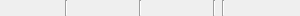
<?xml version="1.0" encoding="UTF-8"?>
<ui version="4.0">
 <class>StatusBarPanel</class>
 <widget class="QWidget" name="StatusBarPanel">
  <property name="geometry">
   <rect>
    <x>0</x>
    <y>0</y>
    <width>300</width>
    <height>16</height>
   </rect>
  </property>
  <property name="windowTitle">
   <string>Form</string>
  </property>
  <layout class="QHBoxLayout" name="horizontalLayout">
   <property name="leftMargin">
    <number>0</number>
   </property>
   <property name="topMargin">
    <number>0</number>
   </property>
   <property name="rightMargin">
    <number>0</number>
   </property>
   <property name="bottomMargin">
    <number>0</number>
   </property>
   <item>
    <widget class="QLabel" name="zoneModeLabel">
     <property name="sizePolicy">
      <sizepolicy hsizetype="Minimum" vsizetype="Minimum">
       <horstretch>0</horstretch>
       <verstretch>0</verstretch>
      </sizepolicy>
     </property>
     <property name="minimumSize">
      <size>
       <width>16</width>
       <height>16</height>
      </size>
     </property>
     <property name="toolTip">
      <string>Zone creation mode.</string>
     </property>
     <property name="statusTip">
      <string>The type of a new zone created.</string>
     </property>
     <property name="alignment">
      <set>Qt::AlignRight|Qt::AlignTrailing|Qt::AlignVCenter</set>
     </property>
    </widget>
   </item>
   <item>
    <widget class="Line" name="zoneModeLine">
     <property name="orientation">
      <enum>Qt::Vertical</enum>
     </property>
    </widget>
   </item>
   <item>
    <widget class="QLabel" name="mousePosLabel">
     <property name="sizePolicy">
      <sizepolicy hsizetype="Minimum" vsizetype="Minimum">
       <horstretch>0</horstretch>
       <verstretch>0</verstretch>
      </sizepolicy>
     </property>
     <property name="minimumSize">
      <size>
       <width>0</width>
       <height>0</height>
      </size>
     </property>
     <property name="toolTip">
      <string>Mouse position.</string>
     </property>
     <property name="statusTip">
      <string>Mouse position relative to page.</string>
     </property>
     <property name="alignment">
      <set>Qt::AlignRight|Qt::AlignTrailing|Qt::AlignVCenter</set>
     </property>
    </widget>
   </item>
   <item>
    <widget class="Line" name="mousePosLine">
     <property name="orientation">
      <enum>Qt::Vertical</enum>
     </property>
    </widget>
   </item>
   <item>
    <widget class="QLabel" name="physSizeLabel">
     <property name="sizePolicy">
      <sizepolicy hsizetype="Minimum" vsizetype="Minimum">
       <horstretch>0</horstretch>
       <verstretch>0</verstretch>
      </sizepolicy>
     </property>
     <property name="minimumSize">
      <size>
       <width>0</width>
       <height>0</height>
      </size>
     </property>
     <property name="toolTip">
      <string>Image size.</string>
     </property>
     <property name="statusTip">
      <string>Image size in current units.</string>
     </property>
     <property name="alignment">
      <set>Qt::AlignCenter</set>
     </property>
     <property name="textInteractionFlags">
      <set>Qt::LinksAccessibleByMouse|Qt::TextSelectableByMouse</set>
     </property>
    </widget>
   </item>
   <item>
    <widget class="Line" name="physSizeLine">
     <property name="orientation">
      <enum>Qt::Vertical</enum>
     </property>
    </widget>
   </item>
   <item>
    <widget class="Line" name="pageInfoLine">
     <property name="orientation">
      <enum>Qt::Vertical</enum>
     </property>
    </widget>
   </item>
   <item>
    <widget class="QLabel" name="pageInfoLabel">
     <property name="sizePolicy">
      <sizepolicy hsizetype="Minimum" vsizetype="Minimum">
       <horstretch>0</horstretch>
       <verstretch>0</verstretch>
      </sizepolicy>
     </property>
     <property name="minimumSize">
      <size>
       <width>0</width>
       <height>0</height>
      </size>
     </property>
     <property name="toolTip">
      <string>Page information.</string>
     </property>
     <property name="statusTip">
      <string>Page name and type.</string>
     </property>
     <property name="text">
      <string/>
     </property>
     <property name="alignment">
      <set>Qt::AlignCenter</set>
     </property>
    </widget>
   </item>
   <item>
    <spacer name="horizontalSpacer_2">
     <property name="orientation">
      <enum>Qt::Horizontal</enum>
     </property>
     <property name="sizeType">
      <enum>QSizePolicy::Fixed</enum>
     </property>
     <property name="sizeHint" stdset="0">
      <size>
       <width>10</width>
       <height>0</height>
      </size>
     </property>
    </spacer>
   </item>
  </layout>
 </widget>
 <resources/>
 <connections/>
</ui>
